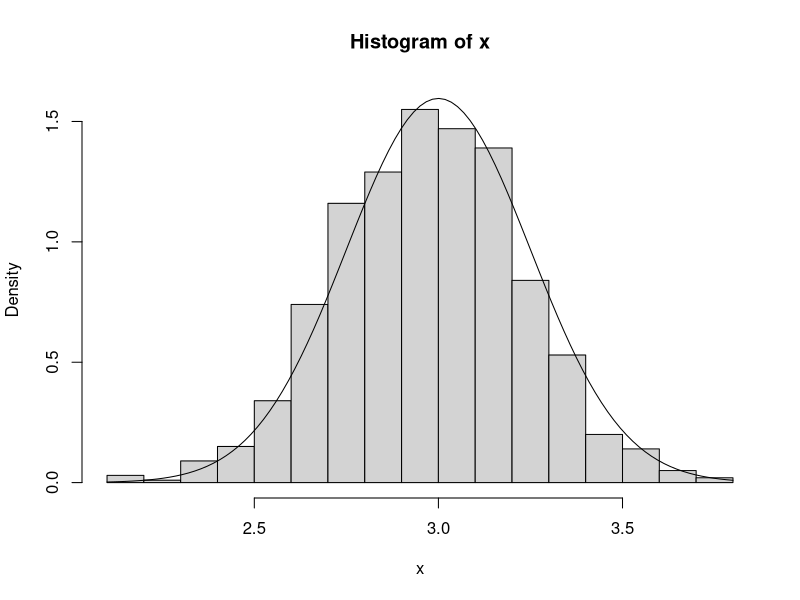

Recreate this plot in R.
# Solução Lista de Exercícios - Capítulo 9

# Obs: Caso tenha problemas com a acentuação, consulte este link:
# https://support.rstudio.com/hc/en-us/articles/200532197-Character-Encoding

# Configurando o diretório de trabalho
# Coloque entre aspas o diretório de trabalho que você está usando no seu computador
# Não use diretórios com espaço no nome
setwd("C:/Users/User/Documents/IES/DSA/FCD/BigDataRAzure/Cap09")
getwd()


# Exercício 1 - Gere 1000 números de uma distribuição normal com média 3 e sd = .25 e grave no objeto chamado x.
help(rnorm)
x <- rnorm(1000, 3, 0.25)
x

# Exercício 2 - Crie o histograma dos dados gerados no item anterior e adicione uma camada com a curva da normal.
hist(x, prob = TRUE, ylim=c(0, 1.6), breaks = 20)
curve(dnorm(x, 3, 0.25), add = TRUE, lwd=1)


# Exercício 3 - Suponha que 80% dos adultos com alergias relatem alívio sintomático com uma medicação específica. 
# Se o medicamento é dado a 10 novos pacientes com alergias, qual é a probabilidade de que ele seja 
# eficaz em exatamente sete?
dbinom(7, 10, 0.8)


# Exercício 4 - Suponha que os resultados dos testes de um vestibular se ajustem a uma distribuição normal. 
# Além disso, a pontuação média do teste é de 72 e o desvio padrão é de 15,2. 
# Qual é a porcentagem de alunos que pontuaram 84 ou mais no exame?
pnorm(84, mean = 72, sd = 15.2, lower.tail = FALSE)


# Exercício 5 - Suponha que o tempo médio de check-out de um caixa de supermercado seja de três minutos. 
# Encontre a probabilidade de um check-out do cliente ser concluído pelo caixa em menos de dois minutos.
pexp(2, rate = 1/3)



# Exercício 6 - Selecione dez números aleatórios entre um e três.
# Aplicamos a função de geração runif da distribuição uniforme para gerar dez números aleatórios entre um e três.
runif(10, min=1, max=3)


# Exercício 7 - Se houver 12 carros atravessando uma ponte por minuto, em média, 
# encontre a probabilidade de ter 15 ou mais carros cruzando a ponte em um determinado minuto.
ppois(14, lambda = 12, lower.tail = FALSE)


# Exercício 8 - Suponha que haja 12 questões de múltipla escolha em um questionário de inglês. 
# Cada questão tem cinco respostas possíveis e apenas uma delas está correta. 
# Encontre a probabilidade de ter quatro ou menos respostas corretas se um aluno tentar 
# responder a cada pergunta aleatoriamente.

pbinom(4, size = 12, prob = 0.2)


